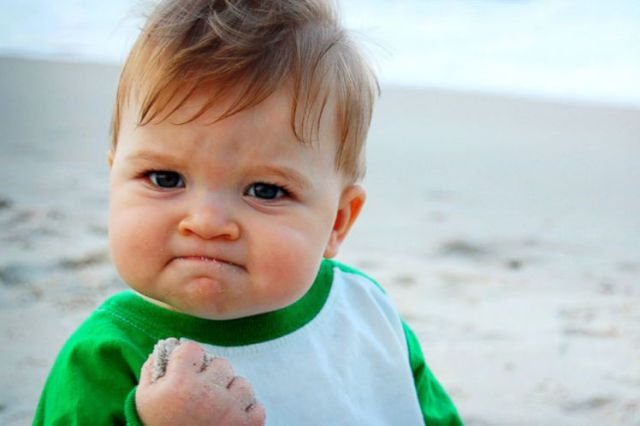
#> input picture datasets/image.jpg, 640 x 426 px
$ jupyter execute KMeans.ipynb
#> lines starting #> are read from the running program, lines starting #| are printed output that depends on the picture
[cell 1]
import cv2
from sklearn.cluster import KMeans
import matplotlib.pyplot as plt
import numpy as np
seed = 10

[cell 2]
def kmeans_transform_print(img):
    clusters = [2,3,5,10,20,60]
    fig, axs = plt.subplots(nrows=len(clusters)//3,ncols=3, sharex=True, figsize=(20,20))
    orig_shape = img.shape
    features = img.reshape(img.shape[0]*img.shape[1],3)
    for ax, cluster, pos in zip(fig.axes, clusters,range(1,len(clusters)+2)):
        if cluster==1:
            ax.imshow(img)
            ax.set_title("Original Image")
            continue
        clusterer = KMeans(n_clusters=cluster,random_state = seed)
        clusterer.fit(features)
        cluster_centers = clusterer.cluster_centers_
        cluster_labels = clusterer.labels_
        new = cluster_centers[cluster_labels].reshape(orig_shape)
        ax.imshow(new.astype(np.uint8))
        ax.set_title("Clustering with k= "+str(cluster))

[cell 3]
img = cv2.imread('datasets/image.jpg', flags=cv2.IMREAD_COLOR)
#> img is the input picture: shape (426, 640, 3); mean B, G, R 176, 184, 176.1
kmeans_transform_print(img)
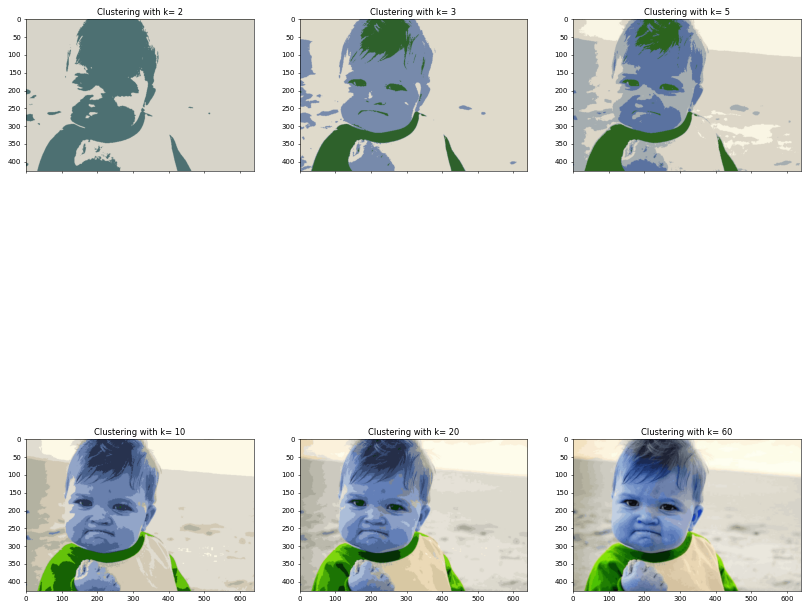
#> figure drawn by matplotlib, 6 panels

[cell 4]
img2 = cv2.imread('datasets/image2.jpg', flags=cv2.IMREAD_COLOR)
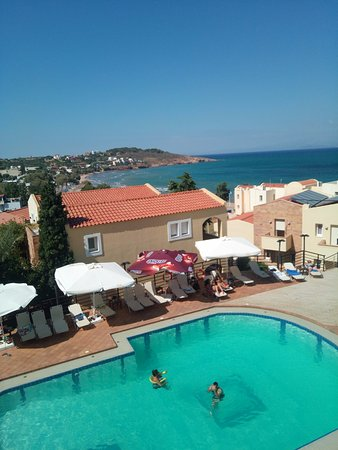
#> input picture datasets/image2.jpg, 338 x 450 px
#> img2 is the input picture: shape (450, 338, 3); mean B, G, R 146, 138.4, 84.8
kmeans_transform_print(img2)
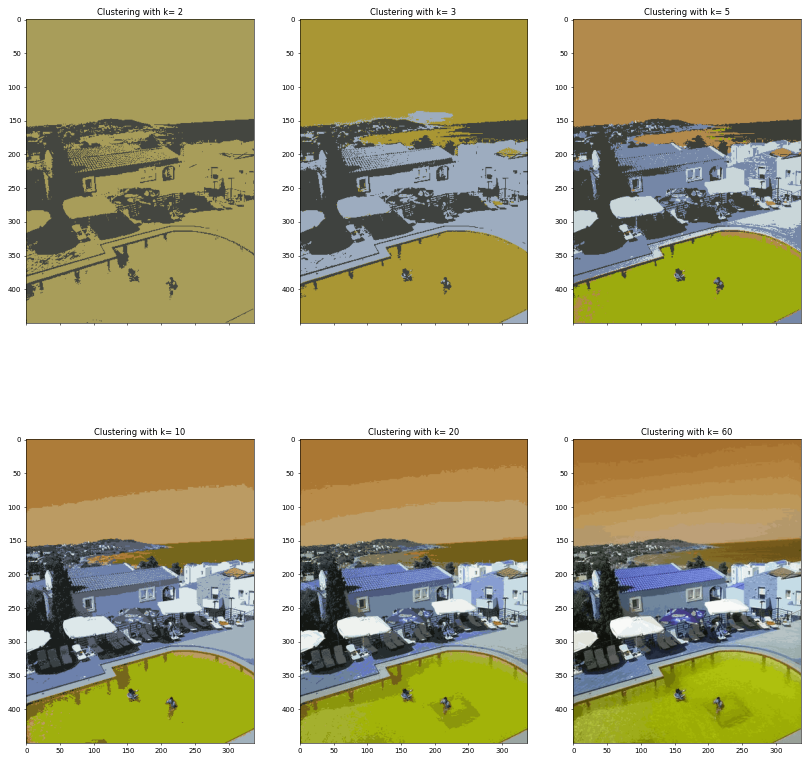
#> figure drawn by matplotlib, 6 panels
